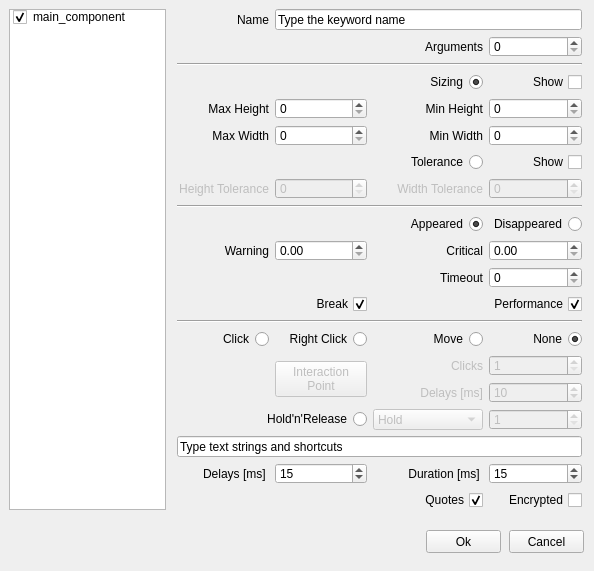
<?xml version="1.0" encoding="UTF-8"?>
<ui version="4.0">
 <class>Form</class>
 <widget class="QWidget" name="Form">
  <property name="geometry">
   <rect>
    <x>0</x>
    <y>0</y>
    <width>594</width>
    <height>571</height>
   </rect>
  </property>
  <property name="windowTitle">
   <string>Alyvix - Rect Finder</string>
  </property>
  <widget class="QPushButton" name="pushButtonCancel">
   <property name="geometry">
    <rect>
     <x>509</x>
     <y>530</y>
     <width>75</width>
     <height>23</height>
    </rect>
   </property>
   <property name="text">
    <string>Cancel</string>
   </property>
  </widget>
  <widget class="QPushButton" name="pushButtonOk">
   <property name="geometry">
    <rect>
     <x>426</x>
     <y>530</y>
     <width>75</width>
     <height>23</height>
    </rect>
   </property>
   <property name="text">
    <string>Ok</string>
   </property>
  </widget>
  <widget class="QListWidget" name="listWidgetBlocks">
   <property name="geometry">
    <rect>
     <x>507</x>
     <y>10000</y>
     <width>81</width>
     <height>321</height>
    </rect>
   </property>
  </widget>
  <widget class="QPushButton" name="pushButtonRemoveBlock">
   <property name="geometry">
    <rect>
     <x>403</x>
     <y>10000</y>
     <width>91</width>
     <height>23</height>
    </rect>
   </property>
   <property name="text">
    <string>Remove Block</string>
   </property>
  </widget>
  <widget class="QSpinBox" name="spinBoxLine">
   <property name="geometry">
    <rect>
     <x>193</x>
     <y>10000</y>
     <width>121</width>
     <height>22</height>
    </rect>
   </property>
   <property name="minimum">
    <number>1</number>
   </property>
   <property name="maximum">
    <number>99999</number>
   </property>
  </widget>
  <widget class="QPushButton" name="pushButtonAddBlock">
   <property name="geometry">
    <rect>
     <x>323</x>
     <y>10000</y>
     <width>71</width>
     <height>23</height>
    </rect>
   </property>
   <property name="text">
    <string>Add Block</string>
   </property>
  </widget>
  <widget class="QLabel" name="label_line">
   <property name="geometry">
    <rect>
     <x>123</x>
     <y>10000</y>
     <width>61</width>
     <height>21</height>
    </rect>
   </property>
   <property name="text">
    <string>Begin Line</string>
   </property>
   <property name="alignment">
    <set>Qt::AlignRight|Qt::AlignTrailing|Qt::AlignVCenter</set>
   </property>
  </widget>
  <widget class="QTextEdit" name="textEditCustomLines">
   <property name="geometry">
    <rect>
     <x>21</x>
     <y>10000</y>
     <width>476</width>
     <height>321</height>
    </rect>
   </property>
   <property name="tabStopWidth">
    <number>80</number>
   </property>
   <property name="acceptRichText">
    <bool>false</bool>
   </property>
  </widget>
  <widget class="QWidget" name="widget" native="true">
   <property name="geometry">
    <rect>
     <x>173</x>
     <y>9</y>
     <width>413</width>
     <height>511</height>
    </rect>
   </property>
   <widget class="QWidget" name="gridLayoutWidget">
    <property name="geometry">
     <rect>
      <x>4</x>
      <y>0</y>
      <width>405</width>
      <height>501</height>
     </rect>
    </property>
    <layout class="QGridLayout" name="gridLayout">
     <item row="13" column="2" colspan="2">
      <widget class="QCheckBox" name="checkBoxEnablePerformance">
       <property name="layoutDirection">
        <enum>Qt::RightToLeft</enum>
       </property>
       <property name="text">
        <string>Performance</string>
       </property>
       <property name="checked">
        <bool>true</bool>
       </property>
      </widget>
     </item>
     <item row="18" column="2">
      <widget class="QComboBox" name="holdreleaseComboBox">
       <property name="enabled">
        <bool>false</bool>
       </property>
       <item>
        <property name="text">
         <string>Hold</string>
        </property>
       </item>
       <item>
        <property name="text">
         <string>Release</string>
        </property>
       </item>
       <item>
        <property name="text">
         <string>Release Up</string>
        </property>
       </item>
       <item>
        <property name="text">
         <string>Release Down</string>
        </property>
       </item>
       <item>
        <property name="text">
         <string>Release Left</string>
        </property>
       </item>
       <item>
        <property name="text">
         <string>Release Right</string>
        </property>
       </item>
      </widget>
     </item>
     <item row="11" column="1">
      <widget class="QDoubleSpinBox" name="doubleSpinBoxWarning">
       <property name="maximum">
        <double>9999.989999999999782</double>
       </property>
       <property name="singleStep">
        <double>1.000000000000000</double>
       </property>
      </widget>
     </item>
     <item row="12" column="2">
      <widget class="QLabel" name="timeout_label">
       <property name="text">
        <string>Timeout</string>
       </property>
       <property name="alignment">
        <set>Qt::AlignRight|Qt::AlignTrailing|Qt::AlignVCenter</set>
       </property>
      </widget>
     </item>
     <item row="10" column="3">
      <widget class="QRadioButton" name="wait_disapp_radio">
       <property name="layoutDirection">
        <enum>Qt::RightToLeft</enum>
       </property>
       <property name="text">
        <string>Disappeared</string>
       </property>
       <property name="checked">
        <bool>false</bool>
       </property>
       <attribute name="buttonGroup">
        <string notr="true">buttonGroup_3</string>
       </attribute>
      </widget>
     </item>
     <item row="11" column="3">
      <widget class="QDoubleSpinBox" name="doubleSpinBoxCritical">
       <property name="maximum">
        <double>9999.989999999999782</double>
       </property>
       <property name="singleStep">
        <double>1.000000000000000</double>
       </property>
      </widget>
     </item>
     <item row="13" column="0" colspan="2">
      <widget class="QCheckBox" name="timeout_exception">
       <property name="layoutDirection">
        <enum>Qt::RightToLeft</enum>
       </property>
       <property name="text">
        <string>Break</string>
       </property>
       <property name="checked">
        <bool>true</bool>
       </property>
      </widget>
     </item>
     <item row="12" column="3">
      <widget class="QSpinBox" name="timeout_spinbox">
       <property name="maximum">
        <number>999999</number>
       </property>
      </widget>
     </item>
     <item row="11" column="0">
      <widget class="QLabel" name="labelWarning">
       <property name="text">
        <string>Warning</string>
       </property>
       <property name="alignment">
        <set>Qt::AlignRight|Qt::AlignTrailing|Qt::AlignVCenter</set>
       </property>
      </widget>
     </item>
     <item row="11" column="2">
      <widget class="QLabel" name="labelCritical">
       <property name="text">
        <string>Critical</string>
       </property>
       <property name="alignment">
        <set>Qt::AlignRight|Qt::AlignTrailing|Qt::AlignVCenter</set>
       </property>
      </widget>
     </item>
     <item row="20" column="0" colspan="4">
      <widget class="QLineEdit" name="inserttext">
       <property name="text">
        <string>Type text strings and shortcuts</string>
       </property>
      </widget>
     </item>
     <item row="16" column="1" rowspan="2">
      <widget class="QPushButton" name="pushButtonXYoffset">
       <property name="enabled">
        <bool>false</bool>
       </property>
       <property name="text">
        <string>Interaction
Point</string>
       </property>
      </widget>
     </item>
     <item row="4" column="3">
      <widget class="QCheckBox" name="show_min_max">
       <property name="layoutDirection">
        <enum>Qt::RightToLeft</enum>
       </property>
       <property name="text">
        <string>Show</string>
       </property>
      </widget>
     </item>
     <item row="17" column="3">
      <widget class="QSpinBox" name="clickdelay_spinbox">
       <property name="enabled">
        <bool>false</bool>
       </property>
       <property name="minimum">
        <number>1</number>
       </property>
       <property name="maximum">
        <number>60000</number>
       </property>
       <property name="value">
        <number>10</number>
       </property>
      </widget>
     </item>
     <item row="15" column="0">
      <widget class="QRadioButton" name="clickRadio">
       <property name="layoutDirection">
        <enum>Qt::RightToLeft</enum>
       </property>
       <property name="text">
        <string>Click</string>
       </property>
       <property name="checked">
        <bool>false</bool>
       </property>
       <attribute name="buttonGroup">
        <string notr="true">buttonGroup_2</string>
       </attribute>
      </widget>
     </item>
     <item row="8" column="3">
      <widget class="QSpinBox" name="width_tolerance_spinbox">
       <property name="enabled">
        <bool>false</bool>
       </property>
       <property name="maximum">
        <number>999</number>
       </property>
      </widget>
     </item>
     <item row="8" column="1">
      <widget class="QSpinBox" name="height_tolerance_spinbox">
       <property name="enabled">
        <bool>false</bool>
       </property>
       <property name="maximum">
        <number>999</number>
       </property>
      </widget>
     </item>
     <item row="1" column="2">
      <widget class="QLabel" name="labelArgs">
       <property name="text">
        <string>Arguments</string>
       </property>
       <property name="alignment">
        <set>Qt::AlignRight|Qt::AlignTrailing|Qt::AlignVCenter</set>
       </property>
      </widget>
     </item>
     <item row="22" column="2">
      <widget class="QCheckBox" name="add_quotes">
       <property name="layoutDirection">
        <enum>Qt::RightToLeft</enum>
       </property>
       <property name="text">
        <string>Quotes</string>
       </property>
       <property name="checked">
        <bool>true</bool>
       </property>
      </widget>
     </item>
     <item row="3" column="0" colspan="4">
      <widget class="Line" name="line_3">
       <property name="orientation">
        <enum>Qt::Horizontal</enum>
       </property>
      </widget>
     </item>
     <item row="9" column="0" colspan="4">
      <widget class="Line" name="line_8">
       <property name="orientation">
        <enum>Qt::Horizontal</enum>
       </property>
      </widget>
     </item>
     <item row="18" column="3">
      <widget class="QSpinBox" name="holdreleaseSpinBox">
       <property name="enabled">
        <bool>false</bool>
       </property>
       <property name="minimum">
        <number>1</number>
       </property>
       <property name="maximum">
        <number>9999</number>
       </property>
      </widget>
     </item>
     <item row="15" column="3">
      <widget class="QRadioButton" name="dontclickRadio">
       <property name="layoutDirection">
        <enum>Qt::RightToLeft</enum>
       </property>
       <property name="text">
        <string>None</string>
       </property>
       <property name="checked">
        <bool>true</bool>
       </property>
       <attribute name="buttonGroup">
        <string notr="true">buttonGroup_2</string>
       </attribute>
      </widget>
     </item>
     <item row="14" column="0" colspan="4">
      <widget class="Line" name="line_10">
       <property name="orientation">
        <enum>Qt::Horizontal</enum>
       </property>
      </widget>
     </item>
     <item row="16" column="3">
      <widget class="QSpinBox" name="clicknumber_spinbox">
       <property name="enabled">
        <bool>false</bool>
       </property>
       <property name="minimum">
        <number>1</number>
       </property>
      </widget>
     </item>
     <item row="18" column="0" colspan="2">
      <widget class="QRadioButton" name="holdreleaseRadio">
       <property name="layoutDirection">
        <enum>Qt::RightToLeft</enum>
       </property>
       <property name="text">
        <string>Hold'n'Release</string>
       </property>
       <attribute name="buttonGroup">
        <string notr="true">buttonGroup_2</string>
       </attribute>
      </widget>
     </item>
     <item row="1" column="3">
      <widget class="QSpinBox" name="spinBoxArgs"/>
     </item>
     <item row="22" column="3">
      <widget class="QCheckBox" name="text_encrypted">
       <property name="layoutDirection">
        <enum>Qt::RightToLeft</enum>
       </property>
       <property name="text">
        <string>Encrypted</string>
       </property>
       <property name="checked">
        <bool>false</bool>
       </property>
      </widget>
     </item>
     <item row="8" column="0">
      <widget class="QLabel" name="height_tolerance_label">
       <property name="enabled">
        <bool>false</bool>
       </property>
       <property name="text">
        <string>Height Tolerance</string>
       </property>
       <property name="alignment">
        <set>Qt::AlignRight|Qt::AlignTrailing|Qt::AlignVCenter</set>
       </property>
      </widget>
     </item>
     <item row="15" column="2">
      <widget class="QRadioButton" name="movemouseRadio">
       <property name="layoutDirection">
        <enum>Qt::RightToLeft</enum>
       </property>
       <property name="text">
        <string>Move</string>
       </property>
       <property name="checked">
        <bool>false</bool>
       </property>
       <attribute name="buttonGroup">
        <string notr="true">buttonGroup_2</string>
       </attribute>
      </widget>
     </item>
     <item row="16" column="2">
      <widget class="QLabel" name="labelClickNumber">
       <property name="enabled">
        <bool>false</bool>
       </property>
       <property name="text">
        <string>Clicks</string>
       </property>
       <property name="alignment">
        <set>Qt::AlignRight|Qt::AlignTrailing|Qt::AlignVCenter</set>
       </property>
      </widget>
     </item>
     <item row="15" column="1">
      <widget class="QRadioButton" name="rightclickRadio">
       <property name="layoutDirection">
        <enum>Qt::RightToLeft</enum>
       </property>
       <property name="text">
        <string>Right Click</string>
       </property>
       <attribute name="buttonGroup">
        <string notr="true">buttonGroup_2</string>
       </attribute>
      </widget>
     </item>
     <item row="8" column="2">
      <widget class="QLabel" name="width_tolerance_label">
       <property name="enabled">
        <bool>false</bool>
       </property>
       <property name="text">
        <string>Width Tolerance</string>
       </property>
       <property name="alignment">
        <set>Qt::AlignRight|Qt::AlignTrailing|Qt::AlignVCenter</set>
       </property>
      </widget>
     </item>
     <item row="5" column="3">
      <widget class="QSpinBox" name="min_height_spinbox">
       <property name="maximum">
        <number>9999</number>
       </property>
      </widget>
     </item>
     <item row="17" column="2">
      <widget class="QLabel" name="labelClickDelay">
       <property name="enabled">
        <bool>false</bool>
       </property>
       <property name="text">
        <string>Delays [ms]</string>
       </property>
       <property name="alignment">
        <set>Qt::AlignRight|Qt::AlignTrailing|Qt::AlignVCenter</set>
       </property>
      </widget>
     </item>
     <item row="4" column="2">
      <widget class="QRadioButton" name="use_min_max">
       <property name="layoutDirection">
        <enum>Qt::RightToLeft</enum>
       </property>
       <property name="text">
        <string>Sizing</string>
       </property>
       <property name="checked">
        <bool>true</bool>
       </property>
       <attribute name="buttonGroup">
        <string notr="true">buttonGroup</string>
       </attribute>
      </widget>
     </item>
     <item row="6" column="1">
      <widget class="QSpinBox" name="max_width_spinbox">
       <property name="maximum">
        <number>9999</number>
       </property>
      </widget>
     </item>
     <item row="5" column="2">
      <widget class="QLabel" name="min_height_label">
       <property name="text">
        <string>Min Height</string>
       </property>
       <property name="alignment">
        <set>Qt::AlignRight|Qt::AlignTrailing|Qt::AlignVCenter</set>
       </property>
      </widget>
     </item>
     <item row="6" column="3">
      <widget class="QSpinBox" name="min_width_spinbox">
       <property name="maximum">
        <number>9999</number>
       </property>
      </widget>
     </item>
     <item row="5" column="0">
      <widget class="QLabel" name="max_height_label">
       <property name="text">
        <string>Max Height</string>
       </property>
       <property name="alignment">
        <set>Qt::AlignRight|Qt::AlignTrailing|Qt::AlignVCenter</set>
       </property>
      </widget>
     </item>
     <item row="6" column="2">
      <widget class="QLabel" name="min_width_label">
       <property name="text">
        <string>Min Width</string>
       </property>
       <property name="alignment">
        <set>Qt::AlignRight|Qt::AlignTrailing|Qt::AlignVCenter</set>
       </property>
      </widget>
     </item>
     <item row="10" column="0" colspan="3">
      <widget class="QRadioButton" name="wait_radio">
       <property name="layoutDirection">
        <enum>Qt::RightToLeft</enum>
       </property>
       <property name="text">
        <string>Appeared</string>
       </property>
       <property name="checked">
        <bool>true</bool>
       </property>
       <attribute name="buttonGroup">
        <string notr="true">buttonGroup_3</string>
       </attribute>
      </widget>
     </item>
     <item row="7" column="2">
      <widget class="QRadioButton" name="use_tolerance">
       <property name="layoutDirection">
        <enum>Qt::RightToLeft</enum>
       </property>
       <property name="text">
        <string>Tolerance</string>
       </property>
       <attribute name="buttonGroup">
        <string notr="true">buttonGroup</string>
       </attribute>
      </widget>
     </item>
     <item row="0" column="1" colspan="3">
      <widget class="QLineEdit" name="namelineedit">
       <property name="text">
        <string>Type the keyword name</string>
       </property>
      </widget>
     </item>
     <item row="0" column="0">
      <widget class="QLabel" name="labelName">
       <property name="layoutDirection">
        <enum>Qt::LeftToRight</enum>
       </property>
       <property name="text">
        <string>Name</string>
       </property>
       <property name="alignment">
        <set>Qt::AlignRight|Qt::AlignTrailing|Qt::AlignVCenter</set>
       </property>
      </widget>
     </item>
     <item row="7" column="3">
      <widget class="QCheckBox" name="show_tolerance">
       <property name="layoutDirection">
        <enum>Qt::RightToLeft</enum>
       </property>
       <property name="text">
        <string>Show</string>
       </property>
      </widget>
     </item>
     <item row="5" column="1">
      <widget class="QSpinBox" name="max_height_spinbox">
       <property name="maximum">
        <number>9999</number>
       </property>
      </widget>
     </item>
     <item row="6" column="0">
      <widget class="QLabel" name="max_width_label">
       <property name="text">
        <string>Max Width</string>
       </property>
       <property name="alignment">
        <set>Qt::AlignRight|Qt::AlignTrailing|Qt::AlignVCenter</set>
       </property>
      </widget>
     </item>
     <item row="21" column="0">
      <widget class="QLabel" name="labelSendKeysDelay">
       <property name="text">
        <string>Delays [ms] </string>
       </property>
       <property name="alignment">
        <set>Qt::AlignRight|Qt::AlignTrailing|Qt::AlignVCenter</set>
       </property>
      </widget>
     </item>
     <item row="21" column="1">
      <widget class="QSpinBox" name="spinBoxSendKeysDelay">
       <property name="maximum">
        <number>60000</number>
       </property>
       <property name="value">
        <number>15</number>
       </property>
      </widget>
     </item>
     <item row="21" column="2">
      <widget class="QLabel" name="labelSendKeysDuration">
       <property name="text">
        <string>Duration [ms] </string>
       </property>
       <property name="alignment">
        <set>Qt::AlignRight|Qt::AlignTrailing|Qt::AlignVCenter</set>
       </property>
      </widget>
     </item>
     <item row="21" column="3">
      <widget class="QSpinBox" name="spinBoxSendKeysDuration">
       <property name="maximum">
        <number>60000</number>
       </property>
       <property name="value">
        <number>15</number>
       </property>
      </widget>
     </item>
    </layout>
   </widget>
  </widget>
  <widget class="QListWidget" name="listWidget">
   <property name="geometry">
    <rect>
     <x>9</x>
     <y>9</y>
     <width>157</width>
     <height>501</height>
    </rect>
   </property>
   <property name="selectionMode">
    <enum>QAbstractItemView::SingleSelection</enum>
   </property>
   <item>
    <property name="text">
     <string>main_component</string>
    </property>
    <property name="checkState">
     <enum>Checked</enum>
    </property>
   </item>
  </widget>
  <widget class="QWidget" name="widget_2" native="true">
   <property name="geometry">
    <rect>
     <x>173</x>
     <y>9000</y>
     <width>414</width>
     <height>366</height>
    </rect>
   </property>
   <widget class="QWidget" name="gridLayoutWidget_2">
    <property name="geometry">
     <rect>
      <x>4</x>
      <y>0</y>
      <width>408</width>
      <height>356</height>
     </rect>
    </property>
    <layout class="QGridLayout" name="gridLayout_2">
     <item row="4" column="2">
      <widget class="QLabel" name="width_tolerance_label_2">
       <property name="enabled">
        <bool>false</bool>
       </property>
       <property name="text">
        <string>Width Tolerance</string>
       </property>
       <property name="alignment">
        <set>Qt::AlignRight|Qt::AlignTrailing|Qt::AlignVCenter</set>
       </property>
      </widget>
     </item>
     <item row="12" column="2">
      <widget class="QCheckBox" name="add_quotes_2">
       <property name="layoutDirection">
        <enum>Qt::RightToLeft</enum>
       </property>
       <property name="text">
        <string>Quotes</string>
       </property>
       <property name="checked">
        <bool>true</bool>
       </property>
      </widget>
     </item>
     <item row="9" column="3">
      <widget class="QSpinBox" name="holdreleaseSpinBox_2">
       <property name="enabled">
        <bool>false</bool>
       </property>
       <property name="minimum">
        <number>1</number>
       </property>
       <property name="maximum">
        <number>9999</number>
       </property>
      </widget>
     </item>
     <item row="3" column="2">
      <widget class="QRadioButton" name="use_tolerance_2">
       <property name="layoutDirection">
        <enum>Qt::RightToLeft</enum>
       </property>
       <property name="text">
        <string>Tolerance</string>
       </property>
       <attribute name="buttonGroup">
        <string notr="true">buttonGroup_4</string>
       </attribute>
      </widget>
     </item>
     <item row="1" column="2">
      <widget class="QLabel" name="min_height_label_2">
       <property name="text">
        <string>Min Height</string>
       </property>
       <property name="alignment">
        <set>Qt::AlignRight|Qt::AlignTrailing|Qt::AlignVCenter</set>
       </property>
      </widget>
     </item>
     <item row="6" column="0">
      <widget class="QRadioButton" name="clickRadio_2">
       <property name="layoutDirection">
        <enum>Qt::RightToLeft</enum>
       </property>
       <property name="text">
        <string>Click</string>
       </property>
       <property name="checked">
        <bool>false</bool>
       </property>
       <attribute name="buttonGroup">
        <string notr="true">buttonGroup_5</string>
       </attribute>
      </widget>
     </item>
     <item row="7" column="1" rowspan="2">
      <widget class="QPushButton" name="pushButtonXYoffset_2">
       <property name="enabled">
        <bool>false</bool>
       </property>
       <property name="text">
        <string>Interaction
Point</string>
       </property>
      </widget>
     </item>
     <item row="2" column="0">
      <widget class="QLabel" name="max_width_label_2">
       <property name="text">
        <string>Max Width</string>
       </property>
       <property name="alignment">
        <set>Qt::AlignRight|Qt::AlignTrailing|Qt::AlignVCenter</set>
       </property>
      </widget>
     </item>
     <item row="6" column="3">
      <widget class="QRadioButton" name="dontclickRadio_2">
       <property name="layoutDirection">
        <enum>Qt::RightToLeft</enum>
       </property>
       <property name="text">
        <string>None</string>
       </property>
       <property name="checked">
        <bool>true</bool>
       </property>
       <attribute name="buttonGroup">
        <string notr="true">buttonGroup_5</string>
       </attribute>
      </widget>
     </item>
     <item row="8" column="2">
      <widget class="QLabel" name="labelClickDelay_2">
       <property name="enabled">
        <bool>false</bool>
       </property>
       <property name="text">
        <string>Delays [ms]</string>
       </property>
       <property name="alignment">
        <set>Qt::AlignRight|Qt::AlignTrailing|Qt::AlignVCenter</set>
       </property>
      </widget>
     </item>
     <item row="4" column="3">
      <widget class="QSpinBox" name="width_tolerance_spinbox_2">
       <property name="enabled">
        <bool>false</bool>
       </property>
       <property name="maximum">
        <number>999</number>
       </property>
      </widget>
     </item>
     <item row="7" column="2">
      <widget class="QLabel" name="labelClickNumber_2">
       <property name="enabled">
        <bool>false</bool>
       </property>
       <property name="text">
        <string>Clicks</string>
       </property>
       <property name="alignment">
        <set>Qt::AlignRight|Qt::AlignTrailing|Qt::AlignVCenter</set>
       </property>
      </widget>
     </item>
     <item row="7" column="3">
      <widget class="QSpinBox" name="clicknumber_spinbox_2">
       <property name="enabled">
        <bool>false</bool>
       </property>
       <property name="minimum">
        <number>1</number>
       </property>
      </widget>
     </item>
     <item row="3" column="3">
      <widget class="QCheckBox" name="show_tolerance_2">
       <property name="layoutDirection">
        <enum>Qt::RightToLeft</enum>
       </property>
       <property name="text">
        <string>Show</string>
       </property>
      </widget>
     </item>
     <item row="6" column="1">
      <widget class="QRadioButton" name="rightclickRadio_2">
       <property name="layoutDirection">
        <enum>Qt::RightToLeft</enum>
       </property>
       <property name="text">
        <string>Right Click</string>
       </property>
       <attribute name="buttonGroup">
        <string notr="true">buttonGroup_5</string>
       </attribute>
      </widget>
     </item>
     <item row="9" column="2">
      <widget class="QComboBox" name="holdreleaseComboBox_2">
       <property name="enabled">
        <bool>false</bool>
       </property>
       <item>
        <property name="text">
         <string>Hold</string>
        </property>
       </item>
       <item>
        <property name="text">
         <string>Release</string>
        </property>
       </item>
       <item>
        <property name="text">
         <string>Release Up</string>
        </property>
       </item>
       <item>
        <property name="text">
         <string>Release Down</string>
        </property>
       </item>
       <item>
        <property name="text">
         <string>Release Left</string>
        </property>
       </item>
       <item>
        <property name="text">
         <string>Release Right</string>
        </property>
       </item>
      </widget>
     </item>
     <item row="8" column="3">
      <widget class="QSpinBox" name="clickdelay_spinbox_2">
       <property name="enabled">
        <bool>false</bool>
       </property>
       <property name="minimum">
        <number>1</number>
       </property>
       <property name="maximum">
        <number>60000</number>
       </property>
       <property name="value">
        <number>10</number>
       </property>
      </widget>
     </item>
     <item row="2" column="1">
      <widget class="QSpinBox" name="max_width_spinbox_2">
       <property name="maximum">
        <number>9999</number>
       </property>
      </widget>
     </item>
     <item row="9" column="0" colspan="2">
      <widget class="QRadioButton" name="holdreleaseRadio_2">
       <property name="layoutDirection">
        <enum>Qt::RightToLeft</enum>
       </property>
       <property name="text">
        <string>Hold'n'Release</string>
       </property>
       <attribute name="buttonGroup">
        <string notr="true">buttonGroup_5</string>
       </attribute>
      </widget>
     </item>
     <item row="2" column="2">
      <widget class="QLabel" name="min_width_label_2">
       <property name="text">
        <string>Min Width</string>
       </property>
       <property name="alignment">
        <set>Qt::AlignRight|Qt::AlignTrailing|Qt::AlignVCenter</set>
       </property>
      </widget>
     </item>
     <item row="0" column="3">
      <widget class="QCheckBox" name="show_min_max_2">
       <property name="layoutDirection">
        <enum>Qt::RightToLeft</enum>
       </property>
       <property name="text">
        <string>Show</string>
       </property>
      </widget>
     </item>
     <item row="4" column="0">
      <widget class="QLabel" name="height_tolerance_label_2">
       <property name="enabled">
        <bool>false</bool>
       </property>
       <property name="text">
        <string>Height Tolerance</string>
       </property>
       <property name="alignment">
        <set>Qt::AlignRight|Qt::AlignTrailing|Qt::AlignVCenter</set>
       </property>
      </widget>
     </item>
     <item row="1" column="0">
      <widget class="QLabel" name="max_height_label_2">
       <property name="text">
        <string>Max Height</string>
       </property>
       <property name="alignment">
        <set>Qt::AlignRight|Qt::AlignTrailing|Qt::AlignVCenter</set>
       </property>
      </widget>
     </item>
     <item row="2" column="3">
      <widget class="QSpinBox" name="min_width_spinbox_2">
       <property name="maximum">
        <number>9999</number>
       </property>
      </widget>
     </item>
     <item row="1" column="3">
      <widget class="QSpinBox" name="min_height_spinbox_2">
       <property name="maximum">
        <number>9999</number>
       </property>
      </widget>
     </item>
     <item row="6" column="2">
      <widget class="QRadioButton" name="movemouseRadio_2">
       <property name="layoutDirection">
        <enum>Qt::RightToLeft</enum>
       </property>
       <property name="text">
        <string>Move</string>
       </property>
       <property name="checked">
        <bool>false</bool>
       </property>
       <attribute name="buttonGroup">
        <string notr="true">buttonGroup_5</string>
       </attribute>
      </widget>
     </item>
     <item row="0" column="2">
      <widget class="QRadioButton" name="use_min_max_2">
       <property name="layoutDirection">
        <enum>Qt::RightToLeft</enum>
       </property>
       <property name="text">
        <string>Sizing</string>
       </property>
       <property name="checked">
        <bool>true</bool>
       </property>
       <attribute name="buttonGroup">
        <string notr="true">buttonGroup_4</string>
       </attribute>
      </widget>
     </item>
     <item row="4" column="1">
      <widget class="QSpinBox" name="height_tolerance_spinbox_2">
       <property name="enabled">
        <bool>false</bool>
       </property>
       <property name="maximum">
        <number>999</number>
       </property>
      </widget>
     </item>
     <item row="1" column="1">
      <widget class="QSpinBox" name="max_height_spinbox_2">
       <property name="maximum">
        <number>9999</number>
       </property>
      </widget>
     </item>
     <item row="10" column="0" colspan="4">
      <widget class="QLineEdit" name="inserttext_2">
       <property name="text">
        <string>Type text strings and shortcuts</string>
       </property>
      </widget>
     </item>
     <item row="12" column="3">
      <widget class="QCheckBox" name="text_encrypted_2">
       <property name="layoutDirection">
        <enum>Qt::RightToLeft</enum>
       </property>
       <property name="text">
        <string>Encrypted</string>
       </property>
       <property name="checked">
        <bool>false</bool>
       </property>
      </widget>
     </item>
     <item row="5" column="0" colspan="4">
      <widget class="Line" name="line_6">
       <property name="orientation">
        <enum>Qt::Horizontal</enum>
       </property>
      </widget>
     </item>
     <item row="11" column="0">
      <widget class="QLabel" name="labelSendKeysDelay_2">
       <property name="layoutDirection">
        <enum>Qt::LeftToRight</enum>
       </property>
       <property name="text">
        <string>Delays [ms] </string>
       </property>
       <property name="alignment">
        <set>Qt::AlignRight|Qt::AlignTrailing|Qt::AlignVCenter</set>
       </property>
      </widget>
     </item>
     <item row="11" column="1">
      <widget class="QSpinBox" name="spinBoxSendKeysDelay_2">
       <property name="maximum">
        <number>60000</number>
       </property>
       <property name="value">
        <number>15</number>
       </property>
      </widget>
     </item>
     <item row="11" column="2">
      <widget class="QLabel" name="labelSendKeysDuration_2">
       <property name="layoutDirection">
        <enum>Qt::LeftToRight</enum>
       </property>
       <property name="text">
        <string>Duration [ms] </string>
       </property>
       <property name="alignment">
        <set>Qt::AlignRight|Qt::AlignTrailing|Qt::AlignVCenter</set>
       </property>
      </widget>
     </item>
     <item row="11" column="3">
      <widget class="QSpinBox" name="spinBoxSendKeysDuration_2">
       <property name="maximum">
        <number>60000</number>
       </property>
       <property name="value">
        <number>15</number>
       </property>
      </widget>
     </item>
    </layout>
   </widget>
  </widget>
  <widget class="QLabel" name="roi_x_label">
   <property name="geometry">
    <rect>
     <x>103</x>
     <y>10000</y>
     <width>94</width>
     <height>20</height>
    </rect>
   </property>
   <property name="text">
    <string>Roi X</string>
   </property>
   <property name="alignment">
    <set>Qt::AlignRight|Qt::AlignTrailing|Qt::AlignVCenter</set>
   </property>
  </widget>
  <widget class="QLabel" name="roi_y_label">
   <property name="geometry">
    <rect>
     <x>303</x>
     <y>10000</y>
     <width>94</width>
     <height>20</height>
    </rect>
   </property>
   <property name="text">
    <string>Roi Y</string>
   </property>
   <property name="alignment">
    <set>Qt::AlignRight|Qt::AlignTrailing|Qt::AlignVCenter</set>
   </property>
  </widget>
  <widget class="QSpinBox" name="roi_y_spinbox">
   <property name="geometry">
    <rect>
     <x>403</x>
     <y>10000</y>
     <width>106</width>
     <height>20</height>
    </rect>
   </property>
   <property name="minimum">
    <number>-9999</number>
   </property>
   <property name="maximum">
    <number>9999</number>
   </property>
  </widget>
  <widget class="Line" name="line_9">
   <property name="geometry">
    <rect>
     <x>103</x>
     <y>10000</y>
     <width>406</width>
     <height>3</height>
    </rect>
   </property>
   <property name="orientation">
    <enum>Qt::Horizontal</enum>
   </property>
  </widget>
  <widget class="QSpinBox" name="roi_width_spinbox">
   <property name="geometry">
    <rect>
     <x>203</x>
     <y>10000</y>
     <width>94</width>
     <height>20</height>
    </rect>
   </property>
   <property name="maximum">
    <number>9999</number>
   </property>
  </widget>
  <widget class="QLabel" name="roi_height_label">
   <property name="geometry">
    <rect>
     <x>303</x>
     <y>10000</y>
     <width>94</width>
     <height>20</height>
    </rect>
   </property>
   <property name="text">
    <string>Roi Height</string>
   </property>
   <property name="alignment">
    <set>Qt::AlignRight|Qt::AlignTrailing|Qt::AlignVCenter</set>
   </property>
  </widget>
  <widget class="QSpinBox" name="roi_height_spinbox">
   <property name="geometry">
    <rect>
     <x>403</x>
     <y>10000</y>
     <width>106</width>
     <height>20</height>
    </rect>
   </property>
   <property name="maximum">
    <number>9999</number>
   </property>
  </widget>
  <widget class="QLabel" name="roi_width_label">
   <property name="geometry">
    <rect>
     <x>103</x>
     <y>10000</y>
     <width>94</width>
     <height>20</height>
    </rect>
   </property>
   <property name="text">
    <string>Roi Width</string>
   </property>
   <property name="alignment">
    <set>Qt::AlignRight|Qt::AlignTrailing|Qt::AlignVCenter</set>
   </property>
  </widget>
  <widget class="QSpinBox" name="roi_x_spinbox">
   <property name="geometry">
    <rect>
     <x>203</x>
     <y>10000</y>
     <width>94</width>
     <height>20</height>
    </rect>
   </property>
   <property name="minimum">
    <number>-9999</number>
   </property>
   <property name="maximum">
    <number>9999</number>
   </property>
  </widget>
  <widget class="QRadioButton" name="find_radio">
   <property name="geometry">
    <rect>
     <x>91</x>
     <y>8000</y>
     <width>96</width>
     <height>17</height>
    </rect>
   </property>
   <property name="layoutDirection">
    <enum>Qt::RightToLeft</enum>
   </property>
   <property name="text">
    <string>Find</string>
   </property>
   <attribute name="buttonGroup">
    <string notr="true">buttonGroup_3</string>
   </attribute>
  </widget>
 </widget>
 <resources/>
 <connections/>
 <buttongroups>
  <buttongroup name="buttonGroup_5"/>
  <buttongroup name="buttonGroup"/>
  <buttongroup name="buttonGroup_4"/>
  <buttongroup name="buttonGroup_2"/>
  <buttongroup name="buttonGroup_3"/>
 </buttongroups>
</ui>
